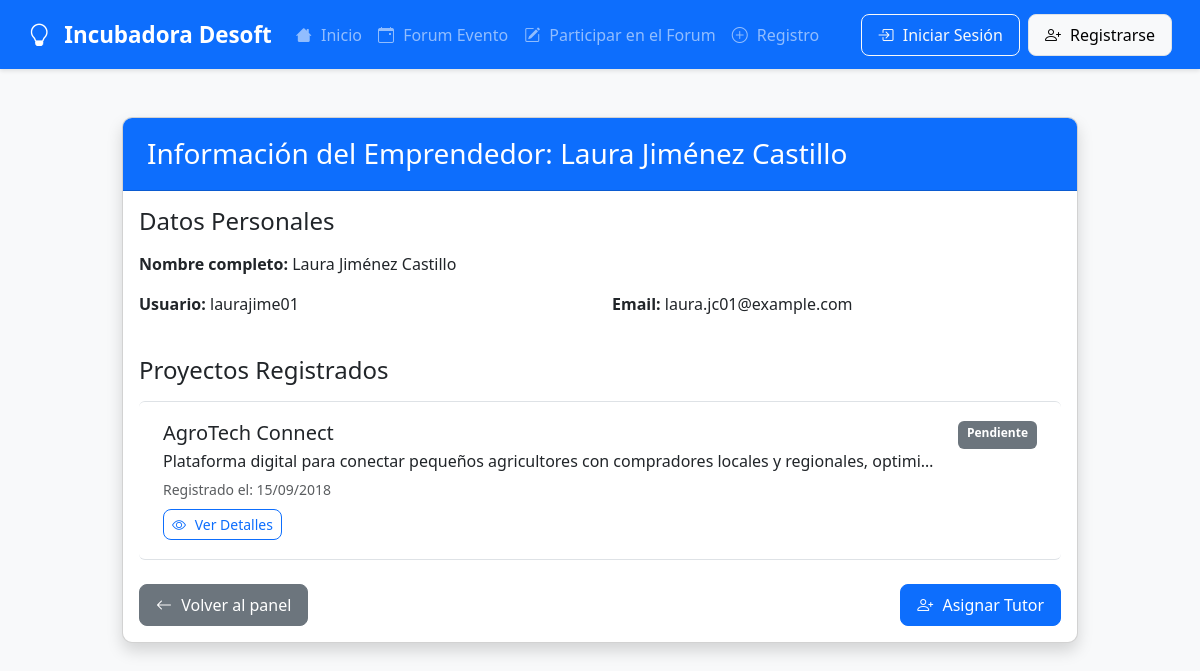
The page /panel/admin/emprendedor/5/ver/ on the database its author committed.
### emprendedores/models.py (models this page shows, shortened)
class Proyecto(models.Model):
    ESTADOS = (
        ('pendiente', 'Pendiente'),
        ('revision', 'En revisión'),
        ('aceptado', 'Aceptado'),
        ('asignado', 'En proceso'),
        ('rechazado', 'Rechazado'),
        ('finalizado', 'Finalizado'),
    )
    SECTORES = (
        ('tecnologia', 'Tecnología'),
        ('salud', 'Salud'),
        ('educacion', 'Educación'),
        ('finanzas', 'Finanzas'),
        ('comercio', 'Comercio'),
        ('otros', 'Otros'),
    )
    usuario = models.ForeignKey(User, on_delete=models.CASCADE, related_name='proyectos', null=True, blank=True)
    nombre_proyecto = models.CharField(max_length=200)
    descripcion = models.TextField()
    nombre_completo = models.CharField(max_length=100)
    email = models.EmailField()
    telefono = models.CharField(max_length=15, blank=True, null=True)
    estado = models.CharField(max_length=20, choices=ESTADOS, default='pendiente')
    sector = models.CharField(max_length=20, choices=SECTORES, default='tecnologia')
    fecha_registro = models.DateTimeField(auto_now_add=True)
    archivo_proyecto = models.FileField(upload_to='proyectos/%Y/%m/%d/', blank=True, null=True)
    progreso = models.PositiveIntegerField(default=0)
    motivo_rechazo = models.TextField(blank=True, null=True)
    presupuesto_estimado = models.DecimalField(
        max_digits=12, decimal_places=2, blank=True, null=True,
        help_text="Presupuesto estimado del proyecto en pesos"
    )
    tutor = models.ForeignKey('Tutor', on_delete=models.SET_NULL, null=True, blank=True,
                            related_name='proyectos_tutorizados')
    class Meta:
        ordering = ['-fecha_registro']

### emprendedores/views.py (the view)
# urls.py: path('panel/admin/emprendedor/<int:emprendedor_id>/ver/', views.ver_emprendedor, name='ver_emprendedor'),
def ver_emprendedor(request, emprendedor_id):
    emprendedor = get_object_or_404(User, id=emprendedor_id)
    proyectos = Proyecto.objects.filter(usuario=emprendedor)
    if not hasattr(emprendedor, 'emprendedor_profile'):
        EmprendedorProfile.objects.create(user=emprendedor)
    return render(request, 'emprendedores/ver_emprendedor.html', {
        'emprendedor': emprendedor,
        'proyectos': proyectos
    })

### emprendedores/templates/emprendedores/ver_emprendedor.html (shortened to what this page needs)
{% extends "emprendedores/base.html" %}
{% block content %}
<div class="container mt-5">
    <div class="row justify-content-center">
        <div class="col-md-10">
            <div class="card shadow">
                <div class="card-header bg-primary text-white">
                    <h3 class="mb-0">Información del Emprendedor: {{ emprendedor.get_full_name }}</h3>
                </div>
                <div class="card-body">
                    <h4 class="mb-3">Datos Personales</h4>
                    <div class="mb-3">
                        <strong>Nombre completo:</strong> {{ emprendedor.get_full_name }}
                    </div>
                    <div class="row">
                        <div class="col-md-6 mb-3">
                            <strong>Usuario:</strong> {{ emprendedor.username }}
                        </div>
                        <div class="col-md-6 mb-3">
                            <strong>Email:</strong> {{ emprendedor.email }}
                        </div>
                    </div>
                    <h4 class="mb-3 mt-4">Proyectos Registrados</h4>
                    {% if proyectos %}
                    <div class="list-group">
                        {% for proyecto in proyectos %}
                        <div class="list-group-item">
                            <div class="d-flex w-100 justify-content-between">
                                <h5 class="mb-1">{{ proyecto.nombre_proyecto }}</h5>
                                <span class="badge
                                    {% if proyecto.estado == 'pendiente' %}bg-secondary
                                    {% elif proyecto.estado == 'revision' %}bg-info
                                    {% elif proyecto.estado == 'aceptado' %}bg-success
                                    {% elif proyecto.estado == 'asignado' %}bg-primary
                                    {% else %}bg-danger{% endif %}">
                                    {{ proyecto.get_estado_display }}
                                </span>
                            </div>
                            <p class="mb-1">{{ proyecto.descripcion|truncatechars:100 }}</p>
                            <small class="text-muted">
                                Registrado el: {{ proyecto.fecha_registro|date:"d/m/Y" }}
                            </small>
                            <div class="mt-2">
                                <a href="{% url 'detalle_proyecto' proyecto.id %}" class="btn btn-sm btn-outline-primary">
                                    <i class="bi bi-eye"></i> Ver Detalles
                                </a>
                            </div>
                        </div>
                        {% endfor %}
                    </div>
                    {% else %}
                    <div class="alert alert-info">
                        Este emprendedor no tiene proyectos registrados.
                    </div>
                    {% endif %}
                    <div class="d-flex justify-content-between mt-4">
                        <a href="{% url 'panel_admin' %}" class="btn btn-secondary">
                            <i class="bi bi-arrow-left"></i> Volver al panel
                        </a>
                        <a href="{% url 'asignar_tutor_emprendedor' emprendedor.id %}" class="btn btn-primary">
                            <i class="bi bi-person-plus"></i> Asignar Tutor
                        </a>
                    </div>
                </div>
            </div>
        </div>
    </div>
</div>
{% endblock %}

### static/css/styles.css (style rules this page uses)
body { background-color: #f8f9fa; font-family: 'Segoe UI', Tahoma, Geneva, Verdana, sans-serif; color: #333; }
.container { max-width: 1400px; }
.card { border-radius: 10px; overflow: hidden; box-shadow: 0 4px 6px rgba(0, 0, 0, 0.1); transition: transform 0.3s ease; margin-bottom: 25px; }
.card-header { padding: 1.2rem 1.5rem; font-weight: 600; }
.list-group-item { padding: 1.2rem 1.5rem; border-left: none; border-right: none; transition: background-color 0.2s; }
.badge { padding: 0.5em 0.75em; font-weight: 600; }
.btn { border-radius: 8px; padding: 0.5rem 1rem; font-weight: 500; transition: all 0.2s ease; }
.btn-sm { padding: 0.25rem 0.5rem; font-size: 0.875rem; }
.badge.bg-secondary { background-color: #6c757d; }
.bi { margin-right: 5px; }
.btn .bi { margin-right: 5px; }
.badge[class*="bg-"] { color: white; }

### rows shown on the page
Proyecto: nombre_proyecto "AgroTech Connect", estado "Pendiente", descripcion "Plataforma digital para conectar pequeños agricultores con compradores locales y regionales, optimi…", fecha_registro "15/09/2018"

### other values the page prints
{{ emprendedor.get_full_name }} "Laura Jiménez Castillo"
{{ emprendedor.username }} "laurajime01"
{{ emprendedor.email }} "laura.jc01@example.com"
